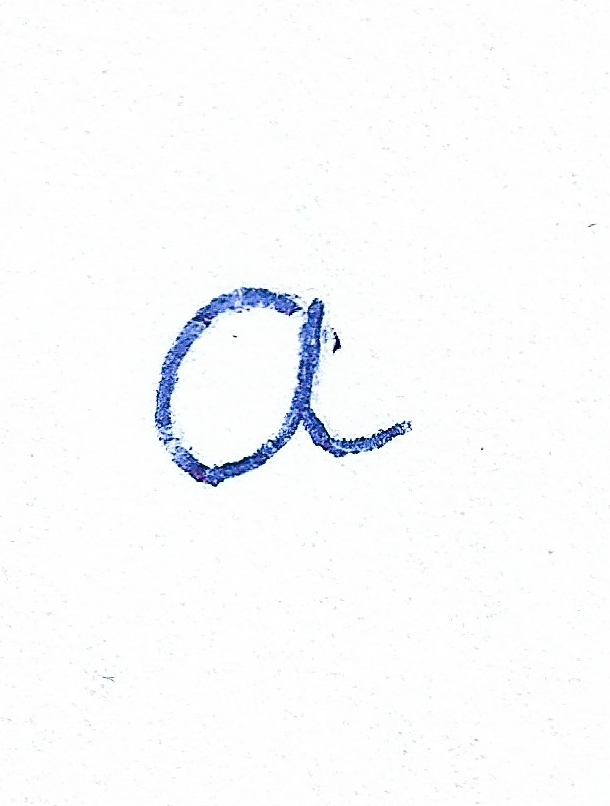
#> input picture template_reading/font_in/1.png, 610 x 806 px, given in place of 1.jpg, which was not available
$ python test.py
#> lines starting #> are read from the running program, lines starting #| are printed output that depends on the picture; after the words box and inside, x2 and y2 are one past the last pixel; in counts of white or black regions, pixels touching at a corner belong together; pictures that were not available may be replaced by others from this repository, and a replacement may not be noted
import numpy as np
import cv2


import cv2
import numpy as np

# Load imgae, grayscale, Gaussian blur, Otsu's threshold
image = cv2.imread('1.jpg')
#> image is the input picture: shape (806, 610, 3); mean B, G, R 251.7, 250.3, 249.4
original = image.copy()
gray = cv2.cvtColor(image, cv2.COLOR_BGR2GRAY)
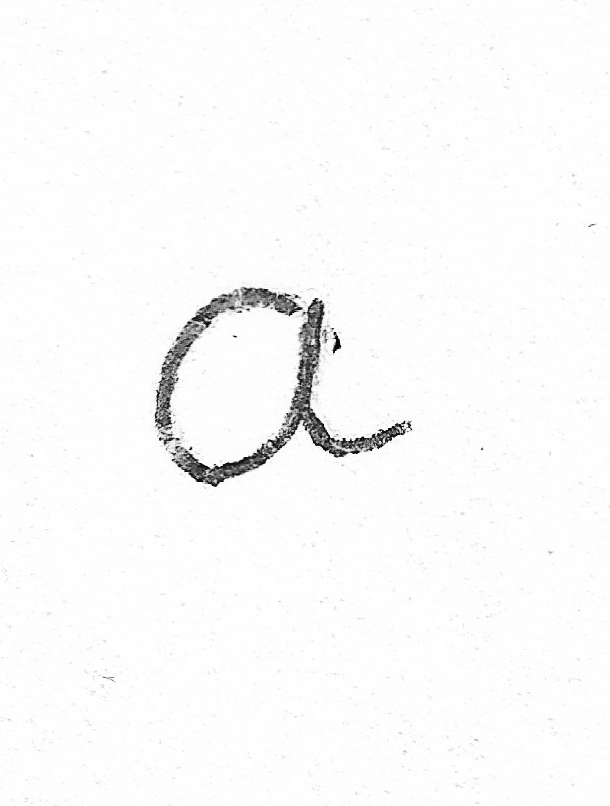
#> gray: shape (806, 610); min 2, max 255, mean 250.2
blur = cv2.GaussianBlur(gray, (9,9), 0)
thresh = cv2.threshold(blur, 0, 255, cv2.THRESH_BINARY_INV + cv2.THRESH_OTSU)[1]
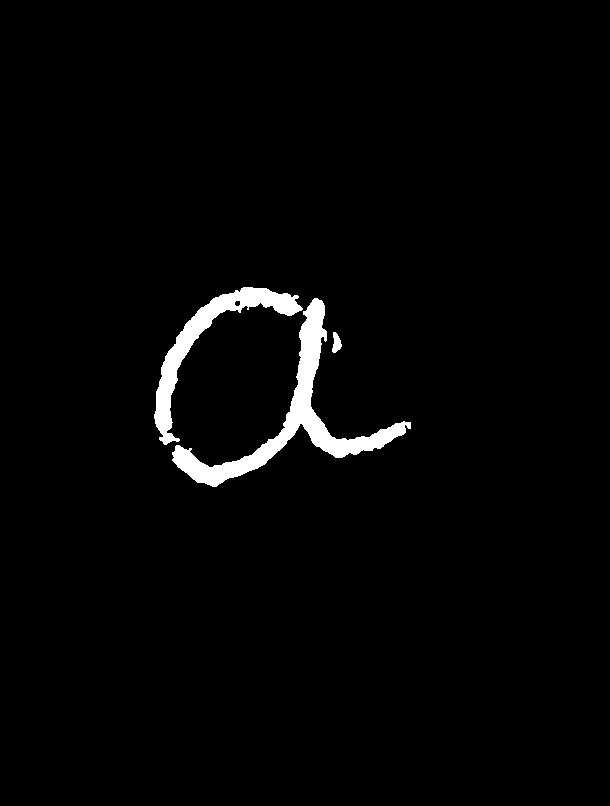
#> thresh: shape (806, 610); 2.2% white; 3 white regions, box (x1, y1, x2, y2) and area: (172, 298, 411, 487) 6733, (154, 287, 303, 445) 4017, (332, 332, 342, 353) 135

# Morph close
kernel = cv2.getStructuringElement(cv2.MORPH_RECT, (5,5))
close = cv2.morphologyEx(thresh, cv2.MORPH_CLOSE, kernel, iterations=2)
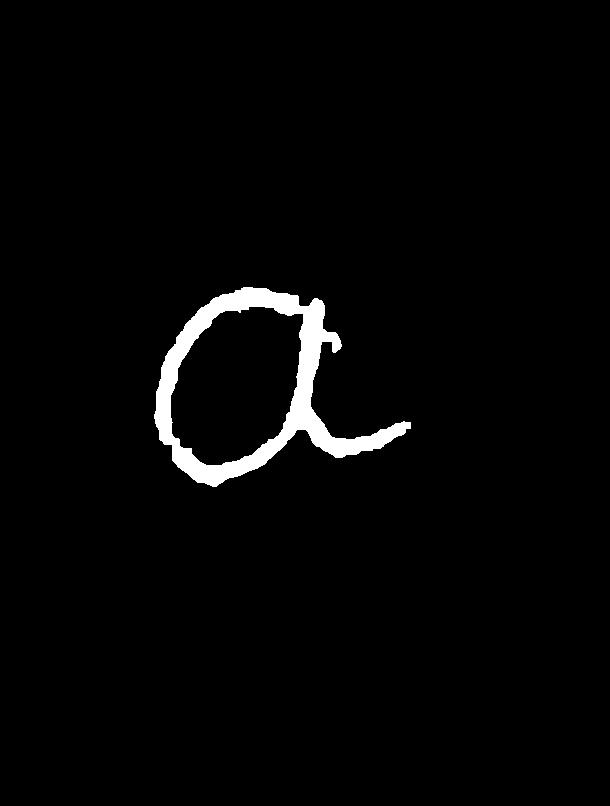
#> close: shape (806, 610); 2.3% white; 1 white region

# Find contours and filter for QR code
cnts = cv2.findContours(close, cv2.RETR_EXTERNAL, cv2.CHAIN_APPROX_SIMPLE)
#> cnts = 1 contour; box (x1, y1, x2, y2) and area: (154, 287, 411, 487) 26602
cnts = cnts[0] if len(cnts) == 2 else cnts[1]
for c in cnts:
    peri = cv2.arcLength(c, True)
    approx = cv2.approxPolyDP(c, 0.04 * peri, True)
    x,y,w,h = cv2.boundingRect(approx)
    area = cv2.contourArea(c)
    ar = w / float(h)
    if len(approx) == 4 and area > 1000 and (ar > .85 and ar < 1.3):
        cv2.rectangle(image, (x, y), (x + w, y + h), (36,255,12), 3)
        ROI = original[y:y+h, x:x+w]
        cv2.imwrite('ROI.png', ROI)
#> this loop made 1 pass
#> (peri, x, y, w, h, area, ar) on pass 1: (936.7, 156, 288, 255, 199, 26602.5, 1.28)

cv2.imshow('thresh', thresh)
cv2.imshow('close', close)
cv2.imshow('image', image)
#> (the run stopped early here; a loop or call above may not have finished)

$ run again, with template_reading/font_in/10.png copied over template_reading/font_in/1.png
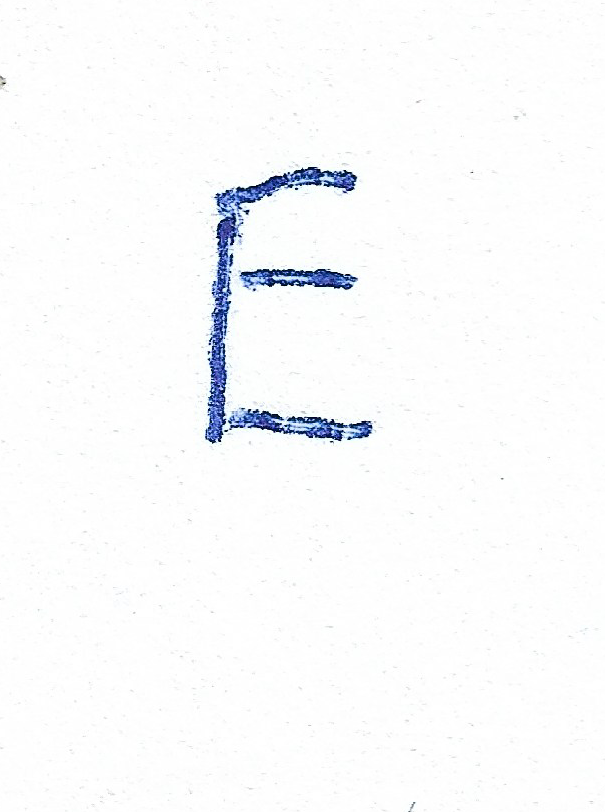
#> input picture template_reading/font_in/10.png, 605 x 812 px, given in place of 1.jpg, which was not available
#> image is the input picture: shape (812, 605, 3); mean B, G, R 251.6, 250.3, 249.6
#> `thresh = cv2.threshold(blur, 0, 255, cv2.THRESH_BINARY_INV + cv2.THRES..`:
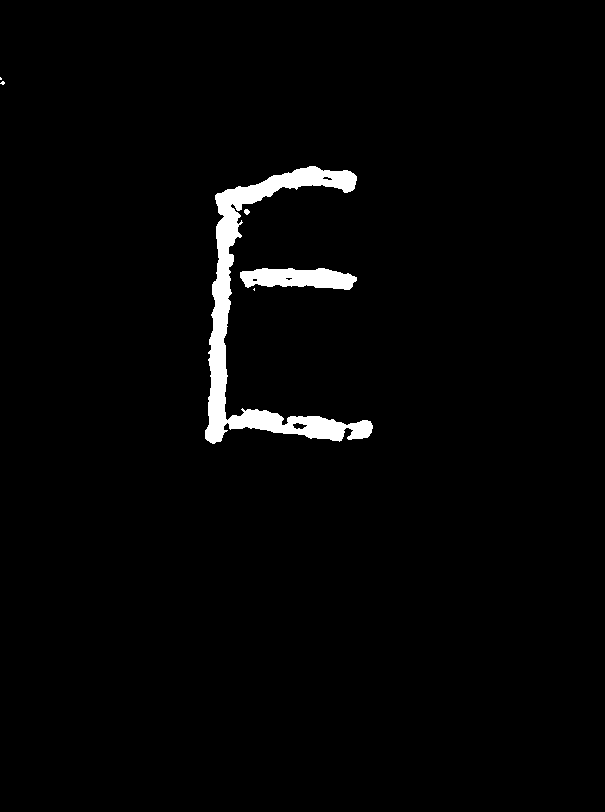
#> thresh: shape (812, 605); 2.2% white; 6 white regions (3 under 20 px), largest, box (x1, y1, x2, y2) and area: (205, 166, 373, 444) 8839, (240, 268, 357, 290) 1892, (244, 209, 250, 215) 26
#> `close = cv2.morphologyEx(thresh, cv2.MORPH_CLOSE, kernel, iterations=2)`:
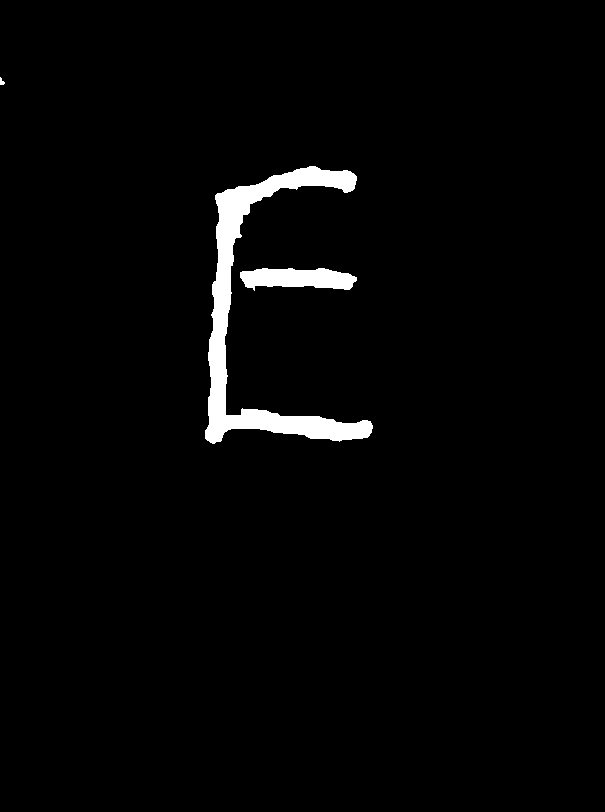
#> close: shape (812, 605); 2.3% white; 3 white regions
#> cnts = 3 contours, 1 with area under 20; largest, box (x1, y1, x2, y2) and area: (205, 166, 373, 444) 8929, (240, 268, 357, 291) 1826
#> the loop `for c in cnts:` made 3 passes
#> (peri, approx, x, y, w, h, area, ar) on pass 1: (269.4, [[240, 272], [254, 290], [356, 280]], 240, 272, 117, 19, 1826, 6.16)

$ run again, with template_reading/font_in/12.png copied over template_reading/font_in/1.png
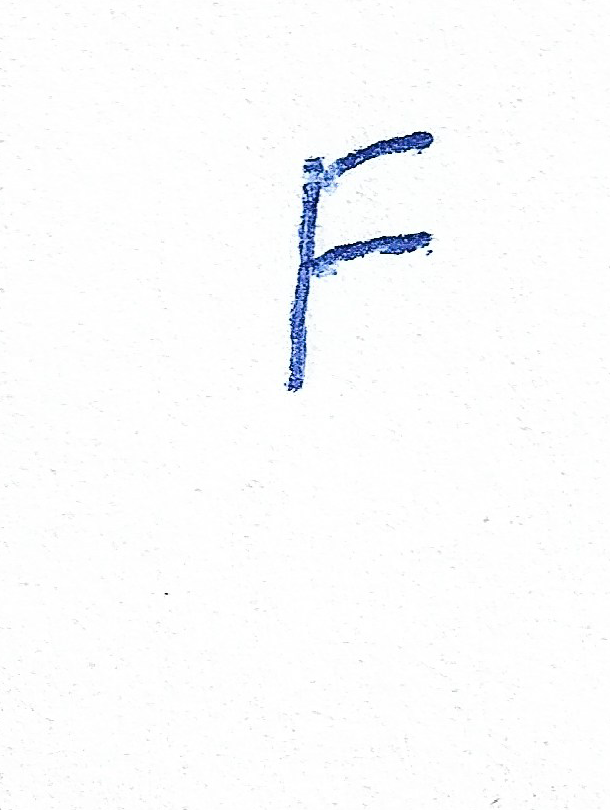
#> input picture template_reading/font_in/12.png, 610 x 810 px, given in place of 1.jpg, which was not available
#> image is the input picture: shape (810, 610, 3); mean B, G, R 252, 251.1, 250.6
#> `thresh = cv2.threshold(blur, 0, 255, cv2.THRESH_BINARY_INV + cv2.THRES..`:
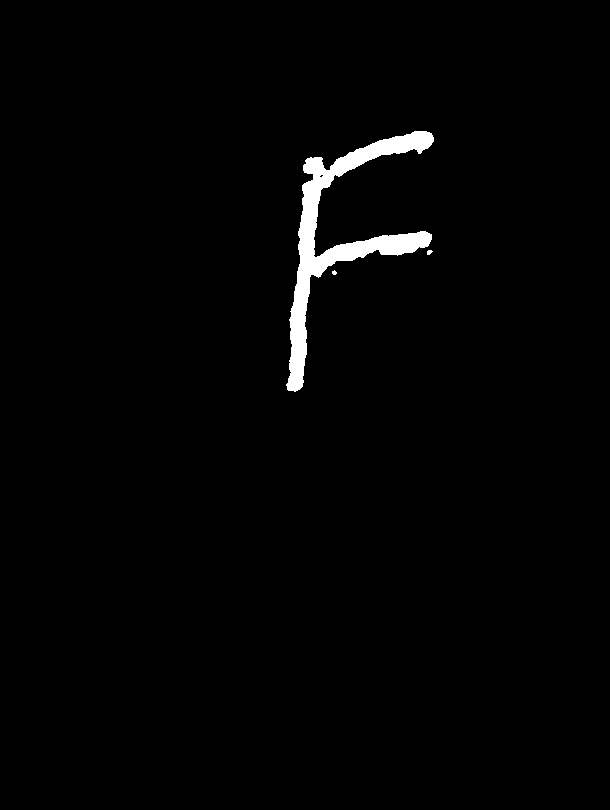
#> thresh: shape (810, 610); 1.6% white; 3 white regions (1 under 20 px), largest, box (x1, y1, x2, y2) and area: (286, 131, 434, 392) 7636, (427, 250, 433, 255) 22
#> close: shape (810, 610); 1.6% white; 1 white region
#> cnts = 1 contour; box (x1, y1, x2, y2) and area: (286, 131, 434, 392) 7494
#> the loop `for c in cnts:` made 1 pass
#> (peri, x, y, w, h, area, ar) on pass 1: (1044.7, 288, 133, 145, 258, 7493.5, 0.562)
